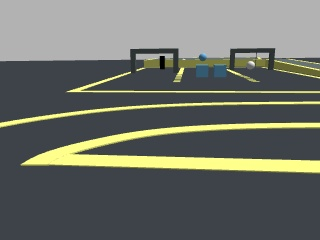
#> input picture debug_frames/latest.jpg, 320 x 240 px
$ python -i track_detector.py   (imports and definitions only)
#> lines starting #> are read from the running program, lines starting #| are printed output that depends on the picture; after the words box and inside, x2 and y2 are one past the last pixel; in counts of white or black regions, pixels touching at a corner belong together
#!/usr/bin/env python3
"""
Robust visual track detector for the 2025 Xiaomi Cup race.

This module upgrades the old "yellow exists / yellow missing" logic to:
1. HSV segmentation
2. Morphology cleanup
3. 8-neighborhood connected component filtering
4. Multi-row centerline extraction
5. Track error / heading / confidence output
"""
from collections import deque
from dataclasses import dataclass
from typing import List, Optional, Tuple

import cv2
import numpy as np


@dataclass
class TrackResult:
    found: bool
    error: float = 0.0
    heading_deg: float = 0.0
    confidence: float = 0.0
    center_points: Optional[List[Tuple[int, int]]] = None
    component_area: int = 0
    debug_image: Optional[np.ndarray] = None
    mask: Optional[np.ndarray] = None


class TrackDetector:
    """
    Extracts a stable centerline from yellow track boundaries / road region.
    The implementation is intentionally conservative and tuned for simulator robustness.
    """

    def __init__(self):
        self.lower_yellow = np.array([20, 80, 80], dtype=np.uint8)
        self.upper_yellow = np.array([40, 255, 255], dtype=np.uint8)
        self.kernel = cv2.getStructuringElement(cv2.MORPH_RECT, (5, 5))
        self.history = deque(maxlen=5)

    def get_yellow_mask(self, image: np.ndarray) -> np.ndarray:
        hsv = cv2.cvtColor(image, cv2.COLOR_BGR2HSV)
        mask = cv2.inRange(hsv, self.lower_yellow, self.upper_yellow)
        mask = cv2.morphologyEx(mask, cv2.MORPH_OPEN, self.kernel)
        mask = cv2.morphologyEx(mask, cv2.MORPH_CLOSE, self.kernel)
        return mask

    def _pick_main_component(self, mask: np.ndarray) -> Tuple[Optional[np.ndarray], int]:
        h, w = mask.shape
        num_labels, labels, stats, _ = cv2.connectedComponentsWithStats(mask, connectivity=8)
        best_label = None
        best_score = -1.0

        # Prefer large components that also reach the lower half of the image.
        for label in range(1, num_labels):
            area = int(stats[label, cv2.CC_STAT_AREA])
            left = int(stats[label, cv2.CC_STAT_LEFT])
            top = int(stats[label, cv2.CC_STAT_TOP])
            width = int(stats[label, cv2.CC_STAT_WIDTH])
            height = int(stats[label, cv2.CC_STAT_HEIGHT])
            bottom = top + height

            if area < 300:
                continue

            center_x = left + width / 2.0
            center_weight = 1.0 - min(abs(center_x - w / 2.0) / (w / 2.0), 1.0)
            bottom_weight = 1.0 if bottom >= int(h * 0.75) else 0.3
            score = area * (0.6 + 0.4 * center_weight) * bottom_weight

            if score > best_score:
                best_score = score
                best_label = label

        if best_label is None:
            return None, 0

        component = np.where(labels == best_label, 255, 0).astype(np.uint8)
        area = int(stats[best_label, cv2.CC_STAT_AREA])
        return component, area

    def _extract_centerline(self, component: np.ndarray) -> List[Tuple[int, int]]:
        h, w = component.shape
        centers: List[Tuple[int, int]] = []

        # Bottom-up row sampling gives better control relevance than contour center.
        for y in range(h - 10, int(h * 0.45), -12):
            row = component[y]
            xs = np.where(row > 0)[0]
            if xs.size < 6:
                continue

            # Split by largest contiguous run to avoid side noise.
            runs = []
            start = xs[0]
            prev = xs[0]
            for x in xs[1:]:
                if x == prev + 1:
                    prev = x
                    continue
                runs.append((start, prev))
                start = x
                prev = x
            runs.append((start, prev))
            run = max(runs, key=lambda pair: pair[1] - pair[0])
            cx = (run[0] + run[1]) // 2
            centers.append((int(cx), int(y)))

        return centers

    def _fit_heading(self, centers: List[Tuple[int, int]]) -> float:
        if len(centers) < 2:
            return 0.0
        pts = np.array(centers, dtype=np.float32)
        vx, vy, _, _ = cv2.fitLine(pts, cv2.DIST_L2, 0, 0.01, 0.01)
        vx = float(vx)
        vy = float(vy)
        # image y axis points down; convert to intuitive heading sign
        return float(np.degrees(np.arctan2(vx, -vy)))

    def detect(self, image: np.ndarray) -> TrackResult:
        if image is None:
            return TrackResult(found=False)

        h, w = image.shape[:2]
        roi = image[int(h * 0.35):, :]
        mask = self.get_yellow_mask(roi)
        component, area = self._pick_main_component(mask)

        debug = roi.copy()
        if component is None:
            return TrackResult(found=False, debug_image=debug, mask=mask)

        centers = self._extract_centerline(component)
        if len(centers) < 3:
            return TrackResult(found=False, debug_image=debug, mask=component, component_area=area)

        bottom_center = centers[0][0]
        raw_error = (bottom_center - (w / 2.0)) / max(1.0, (w / 2.0))
        heading = self._fit_heading(centers)

        self.history.append(raw_error)
        filtered_error = float(np.mean(self.history))

        confidence = min(1.0, 0.35 + 0.35 * (len(centers) / 12.0) + 0.30 * min(area / 25000.0, 1.0))

        debug_component = cv2.cvtColor(component, cv2.COLOR_GRAY2BGR)
        overlay = cv2.addWeighted(debug, 0.7, debug_component, 0.3, 0)
        cv2.line(overlay, (w // 2, 0), (w // 2, overlay.shape[0]), (255, 0, 0), 1)

        for pt in centers:
            cv2.circle(overlay, pt, 4, (0, 0, 255), -1)

        cv2.putText(
            overlay,
            f"err={filtered_error:.3f} heading={heading:.1f} conf={confidence:.2f}",
            (20, 30),
            cv2.FONT_HERSHEY_SIMPLEX,
            0.7,
            (0, 255, 255),
            2,
        )

        return TrackResult(
            found=True,
            error=filtered_error,
            heading_deg=heading,
            confidence=confidence,
            center_points=centers,
            component_area=area,
            debug_image=overlay,
            mask=component,
        )

>>> import cv2
>>> picture = cv2.imread('../../debug_frames/latest.jpg')
#> picture is the input picture: shape (240, 320, 3); mean B, G, R 103.5, 111, 107.5
>>> result = TrackDetector().detect(picture)
#> in detect, `roi = image[int(h * 0.35):, :]`:
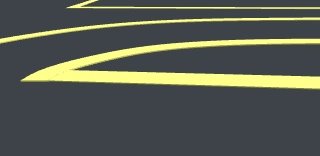
#> roi: shape (156, 320, 3); mean B, G, R 81, 91.4, 87
#> in get_yellow_mask, `hsv = cv2.cvtColor(image, cv2.COLOR_BGR2HSV)`: hsv: shape (156, 320, 3); mean H, S, V 90.4, 49.4, 96.1
#> in get_yellow_mask, `mask = cv2.inRange(hsv, self.lower_yellow, self.upper_yellow)`:
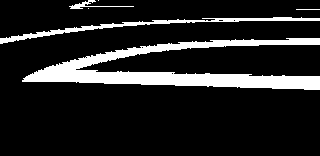
#> mask: shape (156, 320); 13.9% white; 6 white regions (2 under 20 px), largest, box (x1, y1, x2, y2) and area: (22, 38, 320, 90) 5587, (0, 17, 320, 44) 1181, (69, 0, 134, 9) 144, (296, 9, 320, 10) 24
#> in get_yellow_mask, `mask = cv2.morphologyEx(mask, cv2.MORPH_OPEN, self.kernel)`:
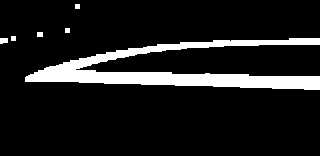
#> mask: shape (156, 320); 11.3% white; 6 white regions, box (x1, y1, x2, y2) and area: (25, 38, 320, 90) 5483, (0, 38, 8, 44) 43, (37, 32, 43, 37) 30, (75, 4, 80, 9) 25, (65, 28, 70, 33) 25, (11, 36, 16, 41) 25
#> in get_yellow_mask, `mask = cv2.morphologyEx(mask, cv2.MORPH_CLOSE, self.kernel)`: mask: shape (156, 320); 11.4% white; 5 white regions, box (x1, y1, x2, y2) and area: (25, 38, 320, 90) 5522, (0, 36, 16, 44) 77, (37, 32, 43, 37) 30, (75, 4, 80, 9) 25, (65, 28, 70, 33) 25
#> in _pick_main_component, `num_labels, labels, stats, _ = cv2.connectedComponentsWithStats(mask, ..`:
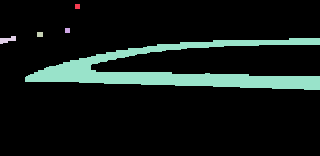
#> labels: shape (156, 320) int32; 6 distinct labels, from 0 to 5; one colour per label, 0 black
#> in _pick_main_component, `num_labels, labels, stats, _ = cv2.connectedComponentsWithStats(mask, ..`: num_labels = 6; stats = [[0, 0, 320, 156, 44241], [75, 4, 5, 5, 25], [65, 28, 5, 5, 25], [37, 32, 6, 5, 30], [0, 36, 16, 8, 77], [25, 38, 295, 52, 5522]]
#> the loop in _pick_main_component, `for label in range(1, num_labels):` made 5 passes
#> (area, left, top, width, height, bottom, center_x, center_weight) on pass 5: (5522, 25, 38, 295, 52, 90, 172.5, 0.922)
#> (area, left, top, width, height, bottom) on passes 1 to 4: (25, 75, 4, 5, 5, 9), (25, 65, 28, 5, 5, 33), (30, 37, 32, 6, 5, 37), (77, 0, 36, 16, 8, 44)
#> after the loop in _pick_main_component, `for label in range(1, num_labels):`: best_label = 5; best_score = 1604.8
#> in _pick_main_component, `component = np.where(labels == best_label, 255, 0).astype(np.uint8)`:
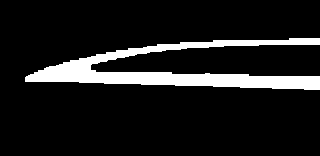
#> component: shape (156, 320); 11.1% white; 1 white region, box (x1, y1, x2, y2) and area: (25, 38, 320, 90) 5522
#> in detect, `component, area = self._pick_main_component(mask)`: area = 5522
#> the loop in _extract_centerline, `for y in range(h - 10, int(h * 0.45), -12):` made 7 passes
#> (run, cx) on passes 6 to 7: ((213, 319), 266), ((30, 248), 139)
#> after the loop in _extract_centerline, `for y in range(h - 10, int(h * 0.45), -12):`: centers = [(266, 86), (139, 74)]
